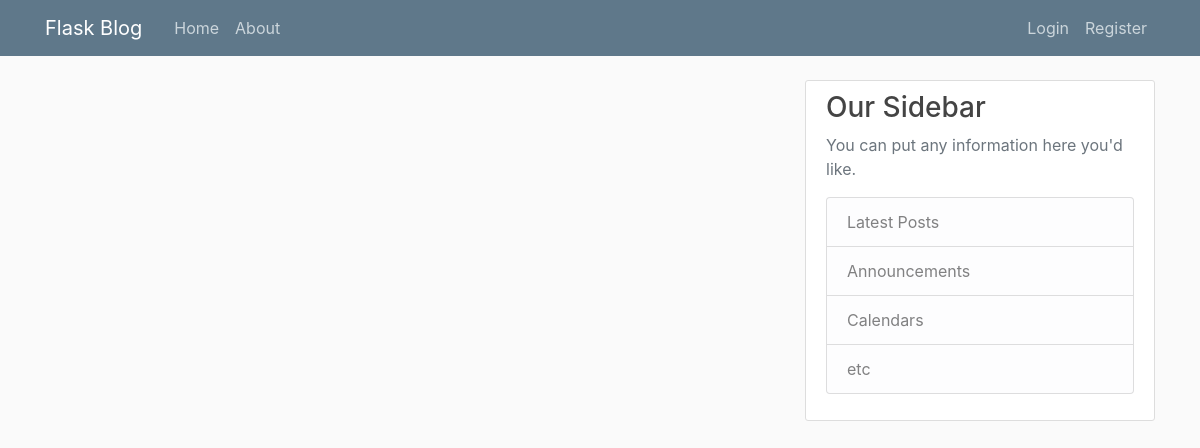
The app's page /index, older data.
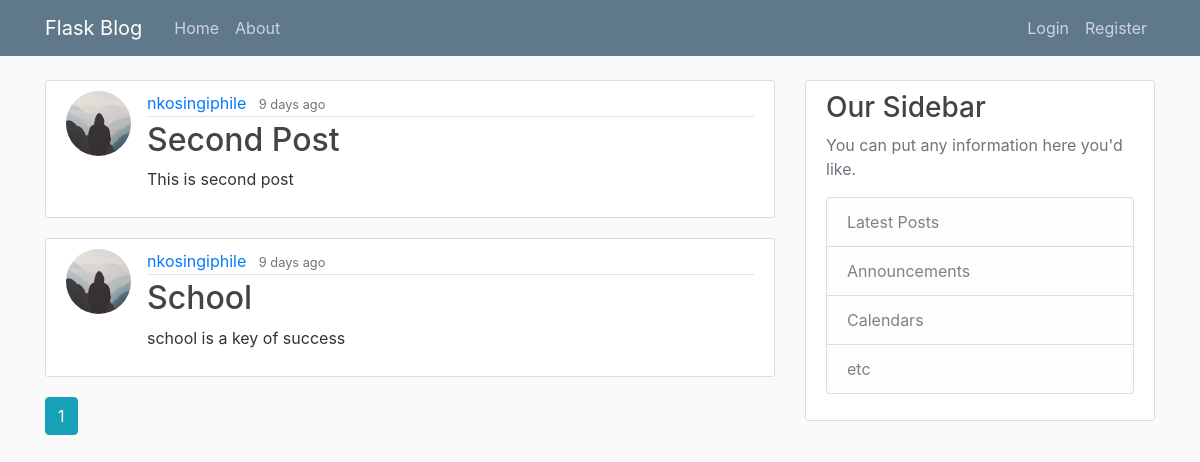
The same page, newer data.
### flask_blog/models.py (models this page shows, shortened)
class Post(db.Model):
    id = db.Column(db.Integer, primary_key=True)
    title = db.Column(db.String(100), nullable=False)
    date_posted = db.Column(db.DateTime, nullable=False, default=datetime.datetime.now(datetime.timezone.utc))
    content = db.Column(db.Text, nullable=False)
    user_id = db.Column(db.Integer, db.ForeignKey('user.id'), nullable=False)

class User(UserMixin,db.Model):
    id = db.Column(db.Integer, primary_key=True)
    username = db.Column(db.String(20), unique=True, nullable=False)
    email = db.Column(db.String(120), unique=True, nullable=False)
    image_file = db.Column(db.String(20), nullable=False, default='default.jpg')
    password = db.Column(db.String(60), nullable=False)
    posts = db.relationship('Post', backref='author', lazy=True)

### flask_blog/routes.py (the view)
@app.route('/')
@app.route('/index')
def index():
    page = request.args.get('page', 1, type=int)
    posts = Post.query.order_by(Post.date_posted.desc()).paginate(page=page, per_page=5)
    return render_template('index.html', posts=posts, title='Home page')

### flask_blog/templates/index.html
{% extends "layout.html" %}
{% block content %}
    {% for post in posts.items %}
        <article class="media content-section">
          <img class="rounded-circle article-img" src="{{ url_for('static', filename='profile_pics/' + post.author.image_file) }}">
          <div class="media-body">
            <div class="article-metadata">
              <a class="mr-2" href="{{ url_for('user_posts', username=post.author.username) }}">{{ post.author.username }}</a>
              <small class="text-muted">{{ moment(post.date_posted).fromNow(refresh=True) }} </small>
            </div>
            <h2><a class="article-title" href="{{ url_for('post', post_id=post.id) }}">{{ post.title }}</a></h2>
            <p class="article-content">{{ post.content }}</p>
          </div>
        </article>
    {% endfor %}
    {% for page_num in posts.iter_pages(left_edge=1, right_edge=1, left_current=1, right_current=2) %}
      {% if page_num %}
        {% if posts.page == page_num %}
          <a class="btn btn-info mb-4" href="{{ url_for('index', page=page_num) }}">{{ page_num }}</a>
        {% else %}
          <a class="btn btn-outline-info mb-4" href="{{ url_for('index', page=page_num) }}">{{ page_num }}</a>
        {% endif %}
      {% else %}
        ...
      {% endif %}
    {% endfor %}
{% endblock content %}

### flask_blog/templates/layout.html (shortened to what this page needs)
<!DOCTYPE html>
<html lang="en">
<head>
    <link rel="stylesheet" href="https://maxcdn.bootstrapcdn.com/bootstrap/4.0.0/css/bootstrap.min.css">
    <link rel="stylesheet" type="text/css" href="{{ url_for('static', filename='main.css') }}">
</head>
<body>
    <header class="site-header">
      <nav class="navbar navbar-expand-md navbar-dark bg-steel fixed-top">
        <div class="container">
          <a class="navbar-brand mr-4" href="/">Flask Blog</a>
          <div class="collapse navbar-collapse" id="navbarToggle">
            <div class="navbar-nav mr-auto">
              <a class="nav-item nav-link" href="{{url_for('index')}}">Home</a>
              <a class="nav-item nav-link" href="{{url_for('about')}}">About</a>
            </div>
            <div class="navbar-nav">
              {%if current_user.is_authenticated%}
              <a class="nav-item nav-link" href="{{url_for('new_post')}}">New Post</a>
              <a class="nav-item nav-link" href="{{url_for('account')}}">Account</a>
              <a class="nav-item nav-link" href="{{url_for('logout')}}">Logout</a>
              {%else%}
              <a class="nav-item nav-link" href="{{url_for('login')}}">Login</a>
              <a class="nav-item nav-link" href="{{url_for('register')}}">Register</a>
              {%endif%}
            </div>
          </div>
        </div>
      </nav>
    </header>
     <main role="main" class="container">
      <div class="row">
        <div class="col-md-8">
          {% block content %}{% endblock %}
        </div>
        <div class="col-md-4">
          <div class="content-section">
            <h3>Our Sidebar</h3>
            <p class='text-muted'>You can put any information here you'd like.
              <ul class="list-group">
                <li class="list-group-item list-group-item-light">Latest Posts</li>
                <li class="list-group-item list-group-item-light">Announcements</li>
                <li class="list-group-item list-group-item-light">Calendars</li>
                <li class="list-group-item list-group-item-light">etc</li>
              </ul>
            </p>
          </div>
        </div>
      </div>
    </main>
</body>
</html>

### flask_blog/static/main.css (style rules this page uses)
body { background: #fafafa; color: #333333; margin-top: 5rem; }
h1, h2, h3, h4, h5, h6 { color: #444444; }
.bg-steel { background-color: #5f788a; }
.site-header .navbar-nav .nav-link { color: #cbd5db; }
.content-section { background: #ffffff; padding: 10px 20px; border: 1px solid #dddddd; border-radius: 3px; margin-bottom: 20px; }
.article-title { color: #444444; }
.article-content { white-space: pre-line; }
.article-img { height: 65px; width: 65px; margin-right: 16px; }
.article-metadata { padding-bottom: 1px; margin-bottom: 4px; border-bottom: 1px solid #e3e3e3 }

Row changes from the older to the newer data that the page shows:
added Post: image_file (placeholder picture), author.username "nkosingiphile", date_posted "9 days ago", title "Second Post", content "This is second post"
added Post: image_file (placeholder picture), author.username "nkosingiphile", date_posted "9 days ago", title "School", content "school is a key of success"
Text that changed along with them:
new list line: "1"
